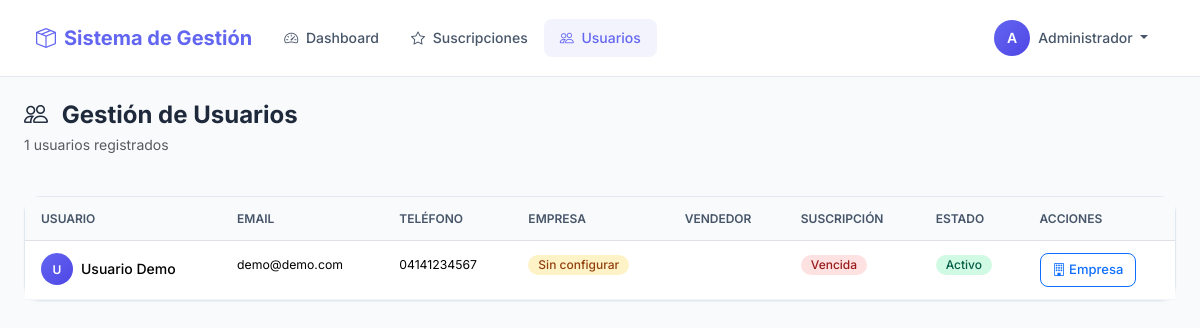
Screenshot of /admin/usuarios (signed in) with the database file from the repository.
### tables this page shows
CREATE TABLE suscripciones (
            id INTEGER PRIMARY KEY AUTOINCREMENT, usuario_id INTEGER NOT NULL, plan TEXT NOT NULL,
            dias INTEGER NOT NULL, fecha_inicio DATE NOT NULL, fecha_fin DATE NOT NULL,
            monto REAL NOT NULL DEFAULT 0, estado TEXT DEFAULT 'activa', metodo_pago TEXT,
            transaccion_id TEXT, notas TEXT, creado_por INTEGER, cancelado_en DATE,
            cancelado_por INTEGER, creado_en DATETIME DEFAULT CURRENT_TIMESTAMP,
            FOREIGN KEY(usuario_id) REFERENCES usuarios(id) ON DELETE CASCADE,
            FOREIGN KEY(creado_por) REFERENCES usuarios(id) ON DELETE SET NULL);

CREATE TABLE usuarios (
            id INTEGER PRIMARY KEY AUTOINCREMENT, nombre TEXT NOT NULL, email TEXT UNIQUE NOT NULL,
            password_hash TEXT NOT NULL, telefono TEXT, role TEXT DEFAULT 'user',
            fecha_registro DATETIME DEFAULT CURRENT_TIMESTAMP, activo BOOLEAN DEFAULT TRUE,
            es_vendedor BOOLEAN DEFAULT FALSE, usuario_padre_id INTEGER,
            limite_productos INTEGER DEFAULT 50, limite_ventas_mensuales INTEGER DEFAULT 20,
            tasa_activa TEXT DEFAULT 'oficial', suscripcion_activa BOOLEAN DEFAULT FALSE,
            fecha_fin_suscripcion DATE, FOREIGN KEY (usuario_padre_id) REFERENCES usuarios(id) ON DELETE SET NULL);

### app.py (the view)
@app.route('/admin/usuarios')
@login_required
@admin_required
def admin_usuarios():
    try:
        conn=sqlite3.connect(DATABASE_PRINCIPAL,timeout=20); conn.row_factory=sqlite3.Row
        usuarios=conn.execute("SELECT u.*, s.fecha_fin, c.nombre as en, c.rif as er FROM usuarios u LEFT JOIN suscripciones s ON u.id=s.usuario_id AND s.estado='activa' LEFT JOIN config_empresa c ON u.id=c.usuario_id WHERE u.role='user' ORDER BY u.nombre").fetchall()
        conn.close()
        return render_template('admin/usuarios.html',usuarios=usuarios)
    except: flash('Error','danger'); return render_template('admin/usuarios.html',usuarios=[])

### app.py (called while the page is built)
def login_required(f):
    @wraps(f)
    def dec(*a,**k):
        if 'user_id' not in session: flash('Inicia sesion','warning'); return redirect(url_for('login'))
        return f(*a,**k)
    return dec

def admin_required(f):
    @wraps(f)
    def dec(*a,**k):
        if session.get('role')!='admin': flash('Acceso denegado','danger'); return redirect(url_for('index'))
        return f(*a,**k)
    return dec

@app.context_processor
def inject_globals():
    return {'now':datetime.now(),'app_name':'Sistema de Gestion','user_id':session.get('user_id'),'user_name':session.get('user_name'),'user_role':session.get('role'),'verificar_limites_usuario':verificar_limites_usuario,'obtener_tasa_bcv':obtener_tasa_bcv}

### templates/admin/usuarios.html (shortened to what this page needs)
{% extends "base.html" %}
{% block content %}
<div class="container-fluid px-4">
    <div class="row mb-4 fade-in-up">
        <div class="col-12">
            <h4 class="fw-bold mb-1">
                <i class="bi bi-people me-2"></i> Gestión de Usuarios
            </h4>
            <p class="text-muted small">{{ usuarios|length }} usuarios registrados</p>
        </div>
    </div>
    <div class="card fade-in-up">
        <div class="card-body p-0">
            {% if usuarios %}
            <div class="table-responsive">
                <table class="table mb-0">
                    <thead>
                        <tr>
                            <th>Usuario</th>
                            <th>Email</th>
                            <th>Teléfono</th>
                            <th>Empresa</th>
                            <th>Vendedor</th>
                            <th>Suscripción</th>
                            <th>Estado</th>
                            <th>Acciones</th>
                        </tr>
                    </thead>
                    <tbody>
                        {% for usuario in usuarios %}
                        <tr>
                            <td>
                                <div class="d-flex align-items-center gap-2">
                                    <div class="user-avatar" style="width: 32px; height: 32px; font-size: 0.75rem;">
                                        {{ usuario.nombre[0] | upper if usuario.nombre else 'U' }}
                                    </div>
                                    <span class="fw-medium">{{ usuario.nombre }}</span>
                                </div>
                            </td>
                            <td><small>{{ usuario.email }}</small></td>
                            <td><small>{{ usuario.telefono or 'N/A' }}</small></td>
                            <td>
                                {% if usuario.empresa_nombre %}
                                <div>
                                    <span class="fw-medium small">{{ usuario.empresa_nombre }}</span>
                                    {% if usuario.empresa_rif %}
                                    <br><small class="text-muted">{{ usuario.empresa_rif }}</small>
                                    {% endif %}
                                </div>
                                {% else %}
                                <span class="badge badge-warning">Sin configurar</span>
                                {% endif %}
                            </td>
                            <td>
                                {% if usuario.es_vendedor %}
                                <span class="badge badge-info">Sí</span>
                                {% else %}
                                <span class="badge badge-secondary">No</span>
                                {% endif %}
                            </td>
                            <td>
                                {% if usuario.estado_suscripcion == 'activa' and usuario.fecha_fin %}
                                <span class="badge badge-success">{{ usuario.fecha_fin }}</span>
                                {% elif usuario.fecha_fin %}
                                <span class="badge badge-danger">Vencida</span>
                                {% else %}
                                <span class="badge badge-warning">Sin suscripción</span>
                                {% endif %}
                            </td>
                            <td>
                                {% if usuario.activo %}
                                <span class="badge badge-success">Activo</span>
                                {% else %}
                                <span class="badge badge-danger">Inactivo</span>
                                {% endif %}
                            </td>
                            <td>
                                <div class="d-flex gap-1">
                                    <a href="{{ url_for('admin_configurar_empresa', usuario_id=usuario.id) }}"
                                       class="btn btn-sm btn-outline-primary"
                                       title="Configurar Empresa">
                                        <i class="bi bi-building"></i> Empresa
                                    </a>
                                </div>
                            </td>
                        </tr>
                        {% endfor %}
                    </tbody>
                </table>
            </div>
            {% else %}
            <div class="empty-state">
                <i class="bi bi-people"></i>
                <h6 class="text-muted">No hay usuarios registrados</h6>
            </div>
            {% endif %}
        </div>
    </div>
</div>
{% endblock %}

### templates/base.html (style rules this page uses)
:root { --primary: #6366f1; --primary-dark: #4f46e5; --primary-light: #818cf8; --success: #10b981; --danger: #ef4444; --warning: #f59e0b; --info: #3b82f6; --gray-50: #f8fafc; --gray-100: #f1f5f9; --gray-200: #e2e8f0; --gray-300: #cbd5e1; --gray-400: #94a3b8; --gray-500: #64748b; --gray-600: #475569; --gray-700: #334155; --gray-800: #1e293b; --gray-900: #0f172a; --shadow-sm: 0 1px 2px 0 rgb(0 0 0 / 0.05); --shadow: 0 1px 3px 0 rgb(0 0 0 / 0.1); --shadow-md: 0 4px 6px -1px rgb(0 0 0 / 0.1); --shadow-lg: 0 10px 15px -3px rgb(0 0 0 / 0.1); --radius: 0.5rem; --radius-lg: 1rem; --transition: all 0.2s cubic-bezier(0.4, 0, 0.2, 1); }
* { margin: 0; padding: 0; box-sizing: border-box; }
body { font-family: 'Inter', -apple-system, sans-serif; background: var(--gray-50); color: var(--gray-800); line-height: 1.6; min-height: 100vh; -webkit-font-smoothing: antialiased; }
.user-avatar { width: 36px; height: 36px; border-radius: 50%; background: linear-gradient(135deg, var(--primary), var(--primary-dark)); color: white; display: flex; align-items: center; justify-content: center; font-weight: 600; font-size: 0.875rem; }
.card { background: white; border: 1px solid var(--gray-200); border-radius: var(--radius-lg); box-shadow: var(--shadow-sm); }
.btn { font-weight: 500; padding: 0.625rem 1.25rem; border-radius: var(--radius); transition: var(--transition); }
.btn-sm { padding: 0.375rem 0.75rem; font-size: 0.8125rem; }
.table th { background: var(--gray-50); color: var(--gray-600); font-weight: 600; font-size: 0.75rem; text-transform: uppercase; padding: 0.75rem 1rem; }
.table td { padding: 0.75rem 1rem; border-bottom: 1px solid var(--gray-100); font-size: 0.875rem; }
.badge { font-weight: 500; padding: 0.25rem 0.625rem; border-radius: 20px; font-size: 0.75rem; }
.badge-success { background: #d1fae5; color: #065f46; }
.badge-danger { background: #fee2e2; color: #991b1b; }
.badge-warning { background: #fef3c7; color: #92400e; }
.fade-in-up { animation: fadeInUp 0.5s ease-out; }

### rows the page displays
suscripciones: nombre "U", nombre "Usuario Demo", email "demo@demo.com", telefono "04141234567", fecha_fin "Vencida"

### other values shown
{{ session.user_name[0]|upper }} "A"
{{ session.user_name }} "Administrador"
{{ usuarios|length }} "1"
